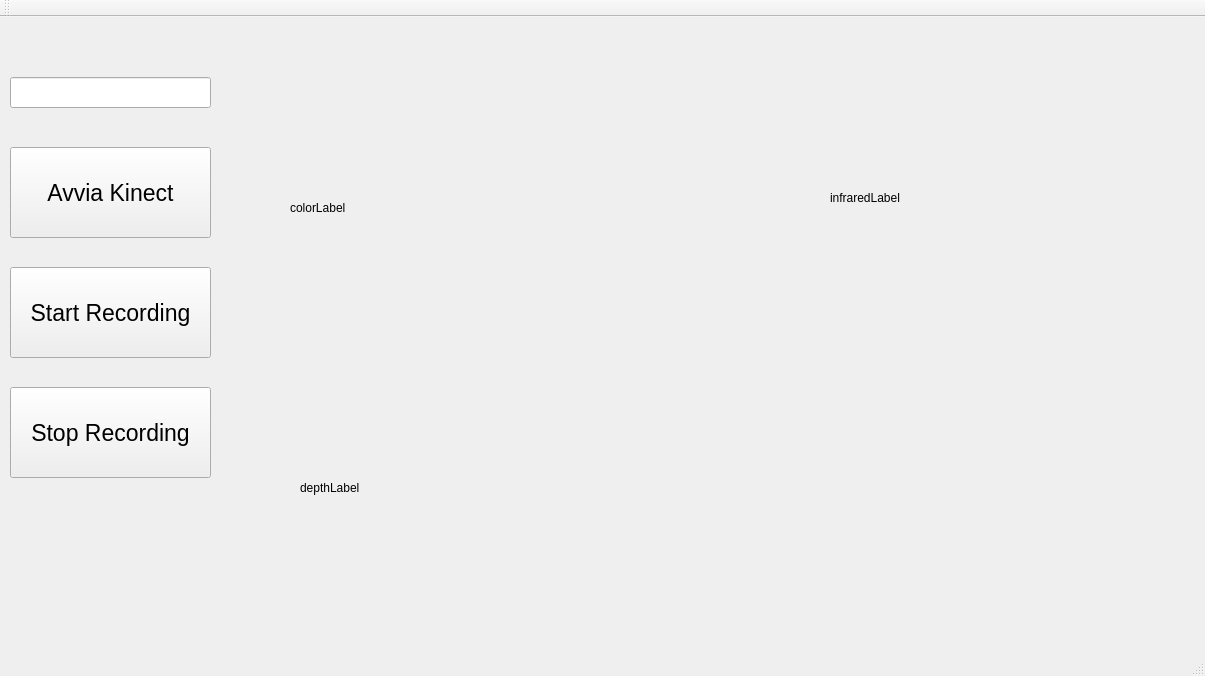
<?xml version="1.0" encoding="UTF-8"?>
<ui version="4.0">
 <class>QtWidgetsApplication1Class</class>
 <widget class="QMainWindow" name="QtWidgetsApplication1Class">
  <property name="geometry">
   <rect>
    <x>0</x>
    <y>0</y>
    <width>1205</width>
    <height>676</height>
   </rect>
  </property>
  <property name="windowTitle">
   <string>QtWidgetsApplication1</string>
  </property>
  <widget class="QWidget" name="centralWidget">
   <widget class="QPushButton" name="stopRecordingButton">
    <property name="geometry">
     <rect>
      <x>10</x>
      <y>370</y>
      <width>201</width>
      <height>91</height>
     </rect>
    </property>
    <property name="font">
     <font>
      <pointsize>17</pointsize>
     </font>
    </property>
    <property name="text">
     <string>Stop Recording</string>
    </property>
   </widget>
   <widget class="QPushButton" name="avviaKinect">
    <property name="geometry">
     <rect>
      <x>10</x>
      <y>130</y>
      <width>201</width>
      <height>91</height>
     </rect>
    </property>
    <property name="font">
     <font>
      <pointsize>17</pointsize>
     </font>
    </property>
    <property name="text">
     <string>Avvia Kinect</string>
    </property>
    <property name="autoDefault">
     <bool>false</bool>
    </property>
   </widget>
   <widget class="QLabel" name="colorLabel">
    <property name="geometry">
     <rect>
      <x>290</x>
      <y>70</y>
      <width>521</width>
      <height>241</height>
     </rect>
    </property>
    <property name="text">
     <string>colorLabel</string>
    </property>
   </widget>
   <widget class="QLabel" name="depthLabel">
    <property name="geometry">
     <rect>
      <x>300</x>
      <y>320</y>
      <width>491</width>
      <height>301</height>
     </rect>
    </property>
    <property name="text">
     <string>depthLabel</string>
    </property>
   </widget>
   <widget class="QLabel" name="infraredLabel">
    <property name="geometry">
     <rect>
      <x>830</x>
      <y>60</y>
      <width>521</width>
      <height>241</height>
     </rect>
    </property>
    <property name="text">
     <string>infraredLabel</string>
    </property>
   </widget>
   <widget class="QPushButton" name="startRecordingButton">
    <property name="geometry">
     <rect>
      <x>10</x>
      <y>250</y>
      <width>201</width>
      <height>91</height>
     </rect>
    </property>
    <property name="font">
     <font>
      <pointsize>17</pointsize>
     </font>
    </property>
    <property name="text">
     <string>Start Recording</string>
    </property>
    <property name="autoDefault">
     <bool>false</bool>
    </property>
   </widget>
   <widget class="QLineEdit" name="fileNameInput">
    <property name="geometry">
     <rect>
      <x>10</x>
      <y>60</y>
      <width>201</width>
      <height>31</height>
     </rect>
    </property>
   </widget>
  </widget>
  <widget class="QMenuBar" name="menuBar">
   <property name="geometry">
    <rect>
     <x>0</x>
     <y>0</y>
     <width>1205</width>
     <height>21</height>
    </rect>
   </property>
  </widget>
  <widget class="QToolBar" name="mainToolBar">
   <attribute name="toolBarArea">
    <enum>TopToolBarArea</enum>
   </attribute>
   <attribute name="toolBarBreak">
    <bool>false</bool>
   </attribute>
  </widget>
  <widget class="QStatusBar" name="statusBar"/>
 </widget>
 <layoutdefault spacing="6" margin="11"/>
 <resources>
  <include location="QtWidgetsApplication1.qrc"/>
 </resources>
 <connections/>
</ui>
